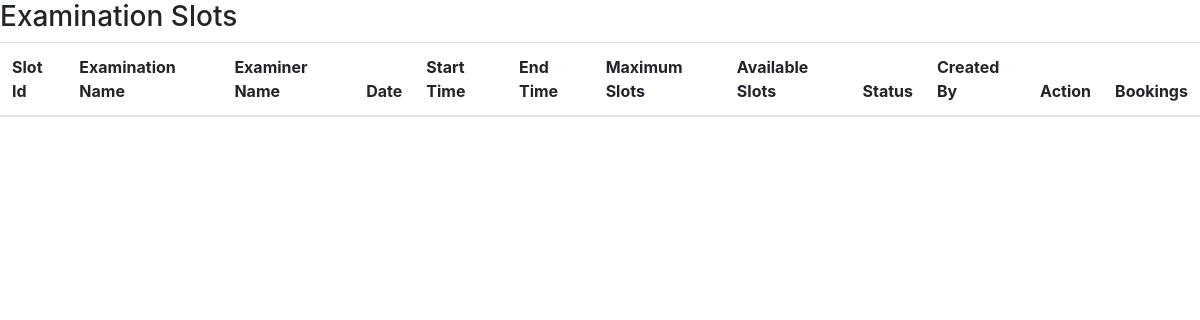
Before: /view_slots/Q1S1 with the older database file.
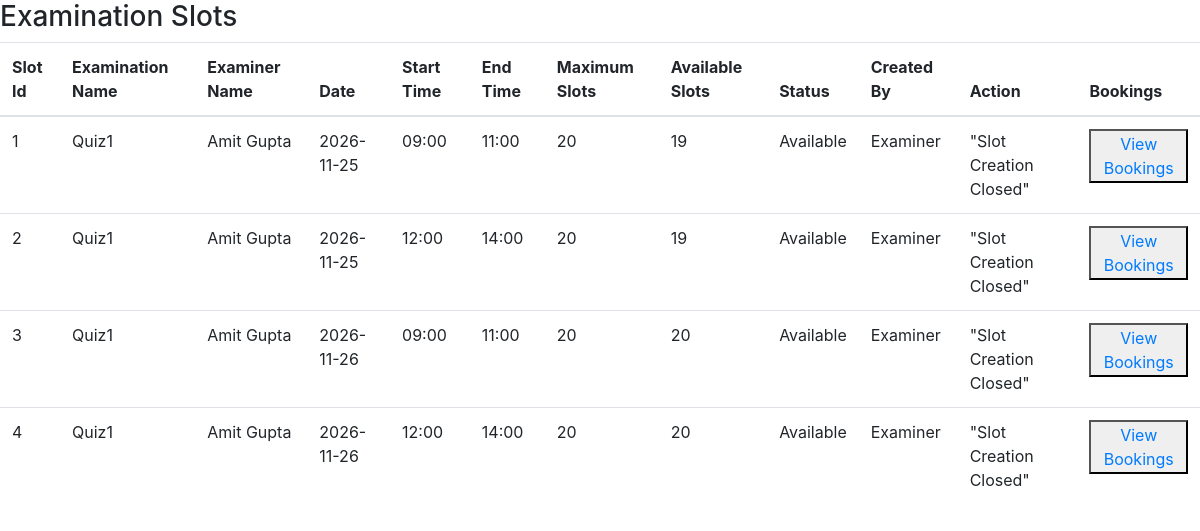
After: the same page with the newer database file.
### app.py (models this page shows)
class ExaminationSlot(db.Model):
    id = db.Column(db.Integer, primary_key=True,autoincrement=True)
    date = db.Column(db.Date)
    start_time = db.Column(db.String)
    end_time = db.Column(db.String)
    maximum_slots = db.Column(db.String)
    available_slots= db.Column(db.String)
    status = db.Column(db.String)
    created_by = db.Column(db.String,nullable=False)
    examination_id = db.Column(db.String,db.ForeignKey('examination.id'))
    examiner_id = db.Column(db.Integer,db.ForeignKey('examiner.id'))
    bookings = db.relationship('Booking', backref = 'examinationslot',lazy = True)

class Examination(db.Model):
    id = db.Column(db.String, primary_key=True)
    name = db.Column(db.String)
    type = db.Column(db.String)
    maximum_marks = db.Column(db.Integer)
    duration = db.Column(db.String)
    slot_open_date = db.Column(db.Date)
    slot_close_date = db.Column(db.Date)
    booking_open_date = db.Column(db.Date)
    booking_close_date = db.Column(db.Date)
    status = db.Column(db.String)
    course_id =db.Column(db.String,db.ForeignKey('course.course_id'))
    examiner_id =db.Column(db.String,db.ForeignKey('examiner.id'))
    examination_slot = db.relationship('ExaminationSlot', backref = 'examination',lazy = True)
    examination_rubrics = db.relationship('ExaminationRubrics', backref = 'examination',lazy = True)

class Examiner(db.Model):
    id = db.Column(db.Integer, primary_key=True)
    name = db.Column(db.String(60))
    username = db.Column(db.String(20))
    password = db.Column(db.String(50))
    department= db.Column(db.String)
    email_id = db.Column(db.String(100))
    contact_no = db.Column(db.String(10))
    status = db.Column(db.String, default= 'Pending')
    examination_slot = db.relationship('ExaminationSlot', backref = 'examiner',lazy = True)
    examination = db.relationship('Examination', backref = 'examiner',foreign_keys='Examination.examiner_id',lazy = True)

### app.py (the view)
@app.route('/view_slots/<id>')
def view_slots(id):
    examination = Examination.query.filter_by(id=id).first()
    slots = ExaminationSlot.query.filter_by(examination_id=id).all()
    return render_template('slots.html',examination=examination,slots=slots)

### templates/slots.html (shortened to what this page needs)
<!DOCTYPE html>
<html lang="en">
<head>
    <link rel="stylesheet" href="https://cdn.jsdelivr.net/npm/bootstrap@4.1.3/dist/css/bootstrap.min.css">
</head>
<body>
  <h3>Examination Slots</h3>
  <table class="table">
  <thead>
    <tr>
      <th scope="col">Slot Id</th>
      <th scope="col">Examination Name</th>
      <th scope="col">Examiner Name</th>
      <th scope="col">Date</th>
      <th scope="col">Start Time</th>
      <th scope="col">End Time</th>
      <th scope="col">Maximum Slots</th>
      <th scope="col">Available Slots</th>
      <th scope="col">Status</th>
      <th scope="col">Created By</th>
      <th scope="col">Action</th>
      <th scope="col">Bookings</th>
    </tr>
  </thead>
    <tbody>
        {% for slot in slots %}
        <tr>
            <td>{{slot.id}}</td>
            <td>{{slot.examination.name}}</td>
            <td>{{slot.examiner.name}}</td>
            <td>{{slot.date}}</td>
            <td>{{slot.start_time}}</td>
            <td>{{slot.end_time}}</td>
            <td>{{slot.maximum_slots}}</td>
            <td>{{slot.available_slots}}</td>
            <td>{{slot.status}}</td>
            <td>{{ slot.created_by }}</td>
            {% if slot.examination.status == 'slot creation' %}
            <td><button><a href = "/edit_slot/{{slot.id}}">Edit</a></button>
                {% else %}
                <td>"Slot Creation Closed"</td>
                {% endif %}
            <td><button><a href = "/view_bookings/{{slot.id}}">View Bookings</a></button></td>
        </tr>
        {% endfor %}
    </tbody>
</table>
</body>
</html>

Changed rows visible on the page:
now on this page (row edited): ExaminationSlot: id "1", examination.name "Quiz1", examiner.name "Amit Gupta", date "2026-11-25", start_time "09:00", end_time "11:00", maximum_slots "20", available_slots "19", status "Available", created_by "Examiner"
now on this page (row edited): ExaminationSlot: id "2", examination.name "Quiz1", examiner.name "Amit Gupta", date "2026-11-25", start_time "12:00", end_time "14:00", maximum_slots "20", available_slots "19", status "Available", created_by "Examiner"
now on this page (row edited): ExaminationSlot: id "3", examination.name "Quiz1", examiner.name "Amit Gupta", date "2026-11-26", start_time "09:00", end_time "11:00", maximum_slots "20", available_slots "20", status "Available", created_by "Examiner"
now on this page (row edited): ExaminationSlot: id "4", examination.name "Quiz1", examiner.name "Amit Gupta", date "2026-11-26", start_time "12:00", end_time "14:00", maximum_slots "20", available_slots "20", status "Available", created_by "Examiner"
